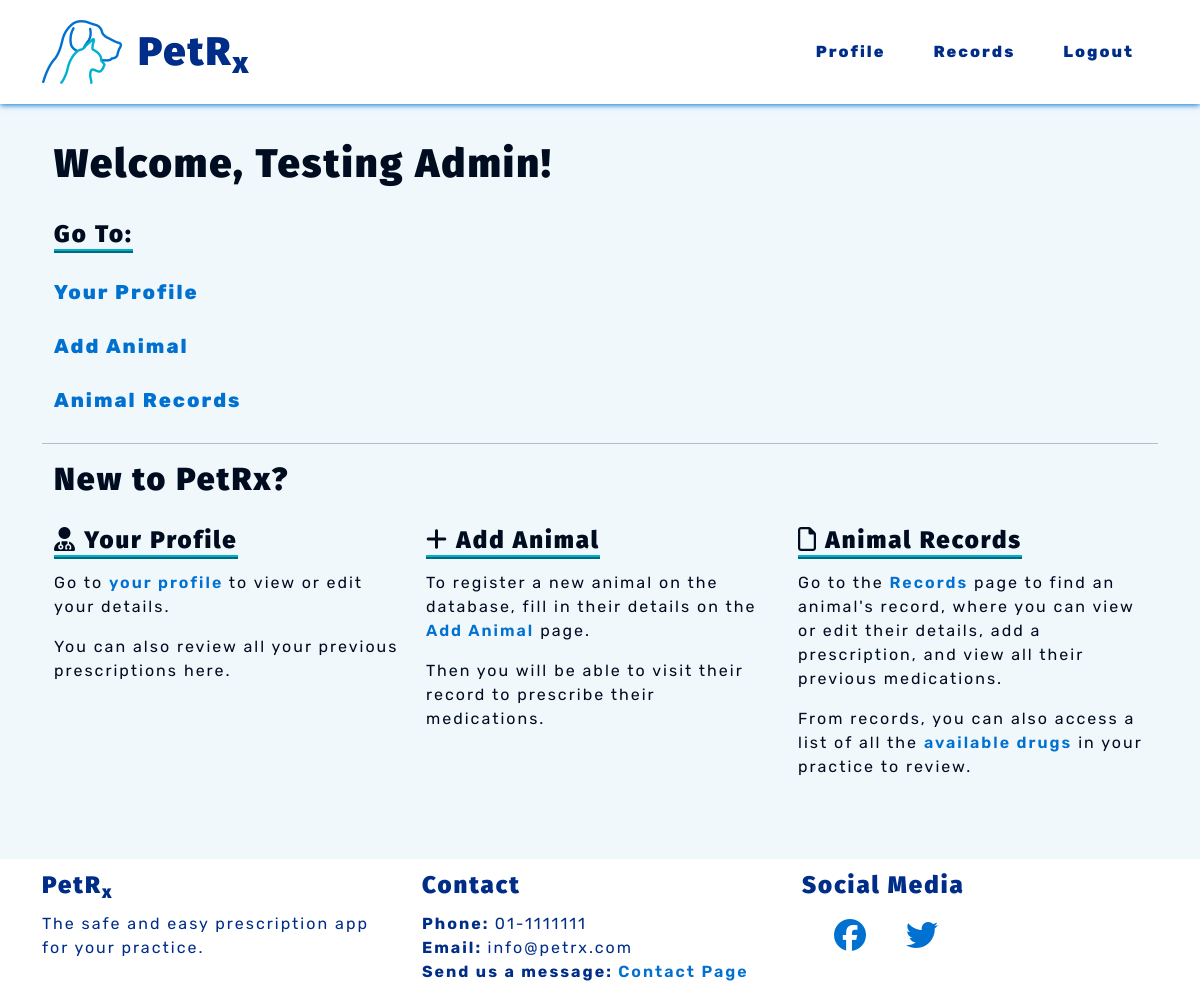
Page / (signed in) on the earlier database version.
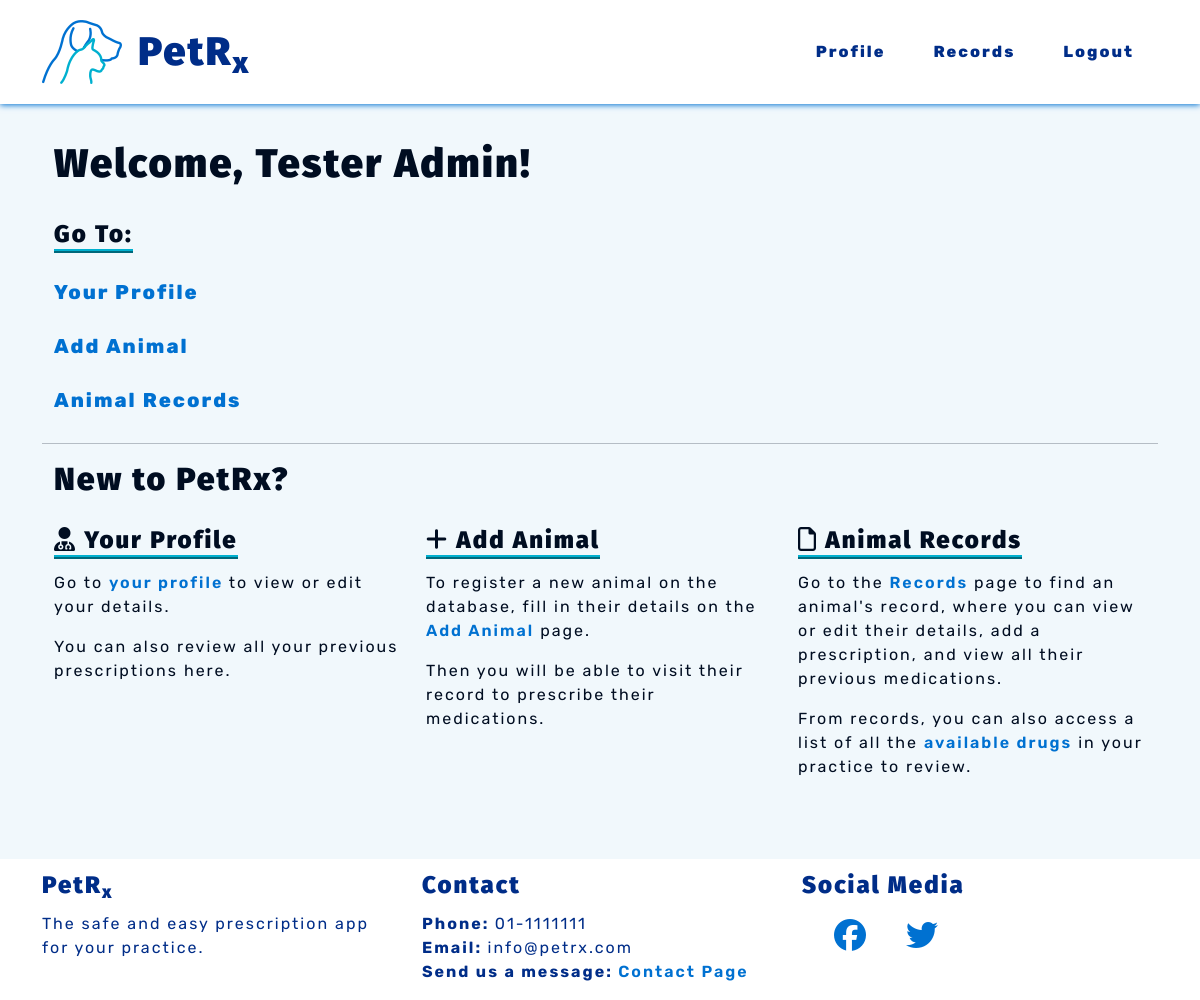
Same page on the later database version.
### vetprofiles/models.py (models this page shows, shortened)
class Vet(AbstractBaseUser):
    email = models.EmailField(verbose_name="email", max_length=80, unique=True)
    first_name = models.CharField(max_length=30, blank=False)
    last_name = models.CharField(max_length=30, blank=False)
    last_login = models.DateTimeField(verbose_name='last login', auto_now=True)
    is_admin = models.BooleanField(default=False)
    is_active = models.BooleanField(default=False)
    is_staff = models.BooleanField(default=False)
    is_superuser = models.BooleanField(default=False)
    USERNAME_FIELD = 'email'
    REQUIRED_FIELDS = ['first_name', 'last_name', ]
    objects = AccountsManager()

### vetprofiles/views.py (the view)
# urls.py: path('', views.index, name='index'),
def index(request):
    return render(request, 'index.html')

### templates/index.html (shortened to what this page needs)
{% extends 'base.html' %}
{% block content %}
{% load static %}
{% if user.is_authenticated %}
<section class="container-md">
    <div class="align-middle">
        <h1>Welcome, {{ user.first_name }} {{ user.last_name }}!</h1>
        {% if user.is_active %}
        <h4 class="subheadings">Go To:</h4>
        <ul>
            <li class="list-space">
                <a class="pet-links bg-links" href="{% url 'vetprofiles:profile' %}"
                    aria-label="Go to your profile">Your Profile</a>
            </li>
            <li class="list-space">
                <a class="pet-links bg-links" href="{% url 'records:add_animal' %}" aria-label="Go to new animal">Add
                    Animal</a>
            </li>
            <li class="list-space">
                <a class="pet-links bg-links" href="{% url 'records:records' %}"
                    aria-label="Go to animal records">Animal Records</a>
            </li>
        </ul>
        {% elif not user.is_active %}
        <p class="text-center">Your account is pending approval.
        <br>Please contact your administrator for full access to PetR<sub>x</sub>.
        <br><a class="pet-links" href="{% url 'vetprofiles:logout' %}">Logout</a>
        </p>
        {% endif %}
    </div>
</section>
<hr>
<section class="container-md">
    <div class="row">
        <h2>New to PetRx?</h2>
        <div class="col-lg-4">
            <h4 class="subheadings"><i class="fa fa-user-doctor"></i> Your Profile</h4>
            <p>Go to <a class="pet-links" href="{% url 'vetprofiles:profile' %}">your profile</a> to view or edit your
                details.</p>
            <p>You can also review all your previous prescriptions here.</p>
        </div>
        <div class="col-lg-4">
            <h4 class="subheadings"><i class="fa fa-plus"></i> Add Animal</h4>
            <p>To register a new animal on the database, fill in their details on the <a class="pet-links"
                    href="{% url 'records:add_animal' %}">Add Animal</a> page.</p>
            <p>Then you will be able to visit their record to prescribe their medications.</p>
        </div>
        <div class="col-lg-4">
            <h4 class="subheadings"><i class="fa-regular fa-file"></i> Animal Records</h4>
            <p>Go to the <a class="pet-links" href="{% url 'records:records' %}">Records</a> page to find an animal's
                record, where you can view or edit their details, add a prescription, and view all their previous
                medications.</p>
            <p>From records, you can also access a list of all the <a class="pet-links"
                    href="{% url 'prescriptions:drugs' %}">available drugs</a> in your practice to review.</p>
        </div>
    </div>
</section>
{% endif %}
{% endblock %}

Differences in the rows shown:
changed Vet "Admin": first_name "Testing" → "Tester"
